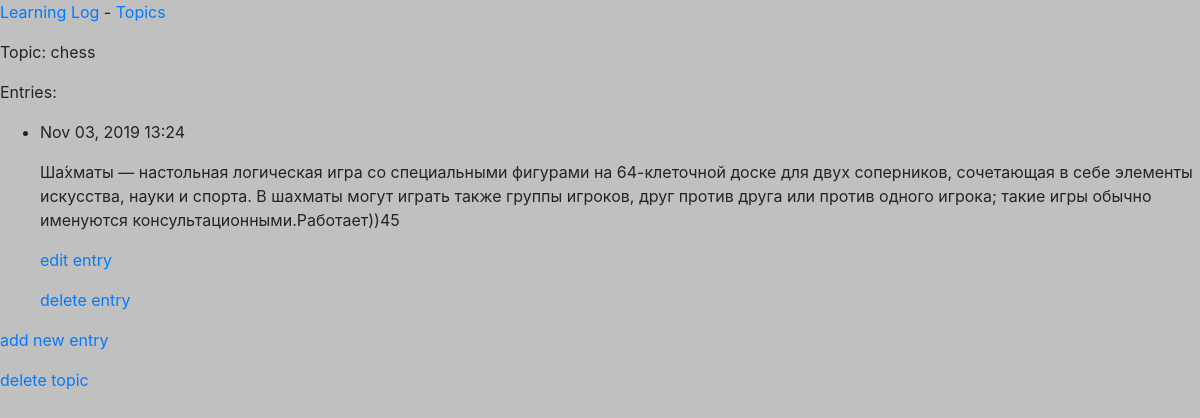
Page /topics/1/ on the earlier database version.
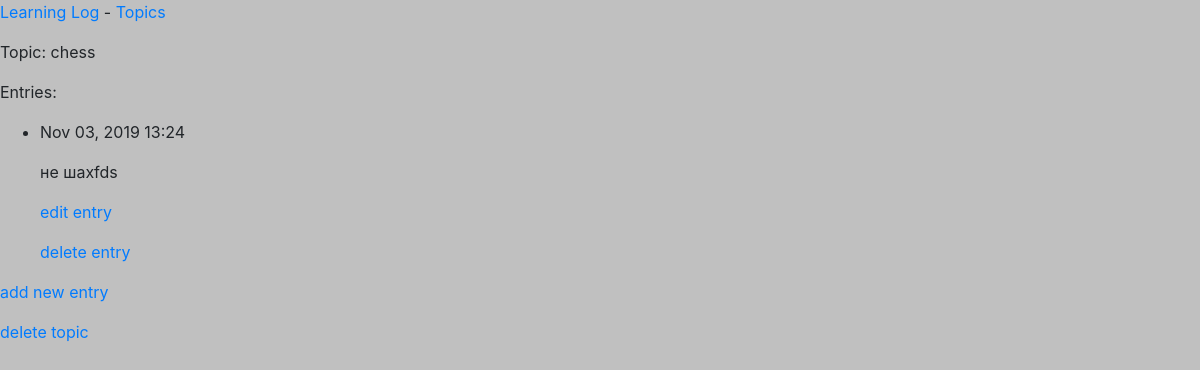
Same page on the later database version.
### learning_logs/models.py (models this page shows, shortened)
class Topic(models.Model):
    text = models.CharField(max_length=200)
    date_added = models.DateTimeField(auto_now_add=True)
    def __str__(self):
        return self.text

class Entry(models.Model):
    topic = models.ForeignKey(Topic, on_delete=models.CASCADE)
    text = models.TextField()  # create an unlimited text field
    date_added = models.DateTimeField(
        auto_now_add=True)  # select the records in the order they were created and mark each record with a timestamp
    class Meta:
        verbose_name_plural = 'entries'  # When referring to more than one entry we use the plural form entries

### learning_logs/views.py (the view)
# urls.py: url(r'^topics/(?P<topic_id>\d+)/$', views.topic, name='topic'),
def topic(request, topic_id):
    topic = Topic.objects.get(id=topic_id)
    entries = topic.entry_set.order_by('-date_added')
    context = {'topic': topic, 'entries': entries}
    return render(request, 'learning_logs/topic.html', context)

### learning_logs/templates/learning_logs/topic.html (shortened to what this page needs)
<!DOCTYPE html>
<html lang="en">
<head>
    {% extends 'learning_logs/base.html' %}
{% block content %}
<p>Topic: {{ topic }}</p>
<p>Entries:</p>
<ul>
    {% for entry in entries %}
    <li>
        <p>{{ entry.date_added|date:'M d, Y H:i' }}</p>
        <p>{{ entry.text|linebreaks }}</p>
        <p>
            <a href="{% url 'learning_logs:edit_entry' entry.id %}">edit entry</a>
        </p>
        <p>
            <a href="{% url 'learning_logs:del_entry' entry.id %}">delete entry</a>
        </p>
    </li>
    {% empty %}
    <li>
        There are no entries for this topic yet.
    </li>
    {% endfor %}
</ul>
<p>
    <a href="{% url 'learning_logs:new_entry' topic.id %}">add new entry</a>
</p>
<p><a href="{% url 'learning_logs:del_topic'  topic.id %}">delete topic</a></p>
{% endblock content %}

### learning_logs/templates/learning_logs/base.html (shortened to what this page needs)
<!DOCTYPE html>
<html lang="en">
<head>
    {% load staticfiles%}
    <link rel="stylesheet" href="/static/css/bootstrap.min.css  " type="text/css">
</head>
<body style="background:silver">
<p>
    <a href="{% url 'learning_logs:index' %}">Learning Log</a> -
    <a href="{% url 'learning_logs:topics' %}">Topics</a>
</p>
{% block content %}{% endblock content %}
</body>
</html>

Differences in the rows shown:
changed Entry: text "Ша́хматы — настольная логическая игра со специальными фигурами на 64-клеточной доске для двух соперников, сочетающая в себе элементы искусства, науки и спорта. В шахматы могут играть также группы игроков, друг против друга или против одного игрока; такие игры обычно именуются консультационными.Работает))45" → "не шахfds"
